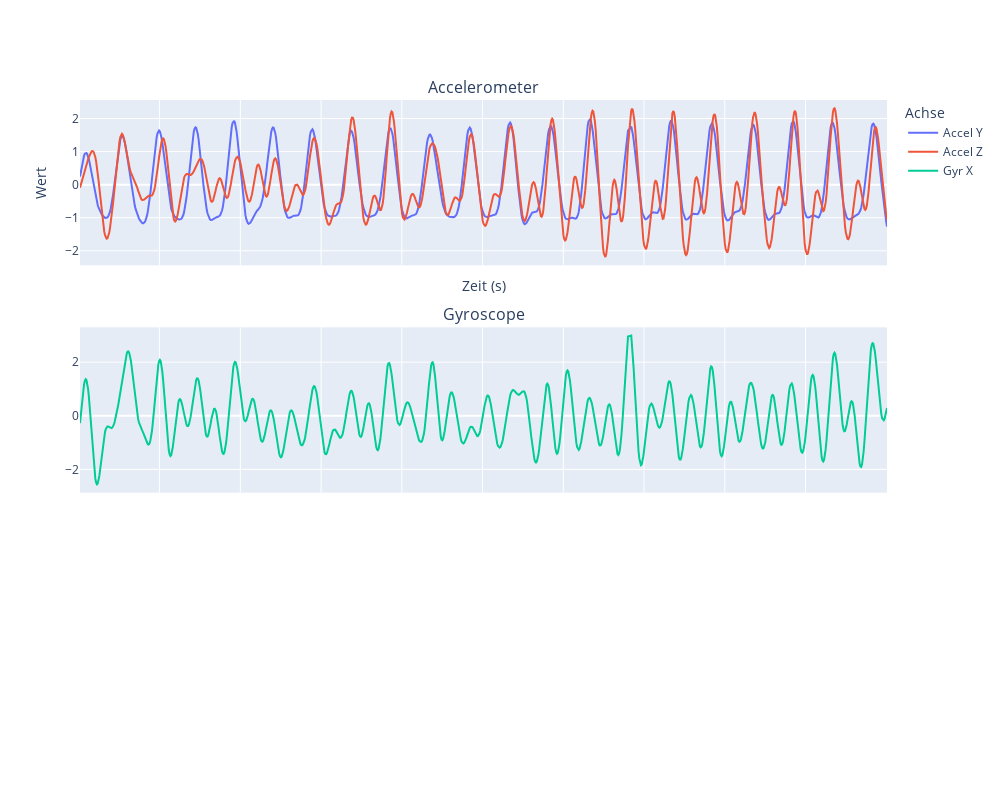

The notebook cell saved with this chart:
### Code cell
plot_normal_df(filtered_df_j_z)

### Figure 1 — Plotly figure (JSON) as saved in the notebook; plotly's stock layout.template omitted (floating-point values rounded to 4 significant figures; data arrays with more than 128 entries replaced by an {"elided": "..."} marker saying what was removed)
{"data": [{"name": "Accel Y", "type": "scatter", "x": {"elided": "998 float values"}, "y": {"elided": "998 float values"}}, {"name": "Accel Z", "type": "scatter", "x": {"elided": "998 float values"}, "y": {"elided": "998 float values"}}, {"marker": {"size": 4}, "name": "Gyr X", "type": "scatter", "x": {"elided": "998 float values"}, "xaxis": "x2", "y": {"elided": "998 float values"}, "yaxis": "y2"}], "layout": {"annotations": [{"font": {"size": 16}, "showarrow": false, "text": "Accelerometer", "x": 0.5, "xanchor": "center", "xref": "paper", "y": 1, "yanchor": "bottom", "yref": "paper"}, {"font": {"size": 16}, "showarrow": false, "text": "Gyroscope", "x": 0.5, "xanchor": "center", "xref": "paper", "y": 0.6333, "yanchor": "bottom", "yref": "paper"}], "height": 800, "legend": {"title": {"text": "Achse"}}, "width": 1000, "xaxis": {"anchor": "y", "domain": [0, 1], "matches": "x3", "showticklabels": false, "title": {"text": "Zeit (s)"}}, "xaxis2": {"anchor": "y2", "domain": [0, 1], "matches": "x3", "showticklabels": false}, "xaxis3": {"anchor": "y3", "domain": [0, 1]}, "yaxis": {"anchor": "x", "domain": [0.7333, 1], "title": {"text": "Wert"}}, "yaxis2": {"anchor": "x2", "domain": [0.3667, 0.6333]}, "yaxis3": {"anchor": "x3", "domain": [0, 0.2667]}}}
